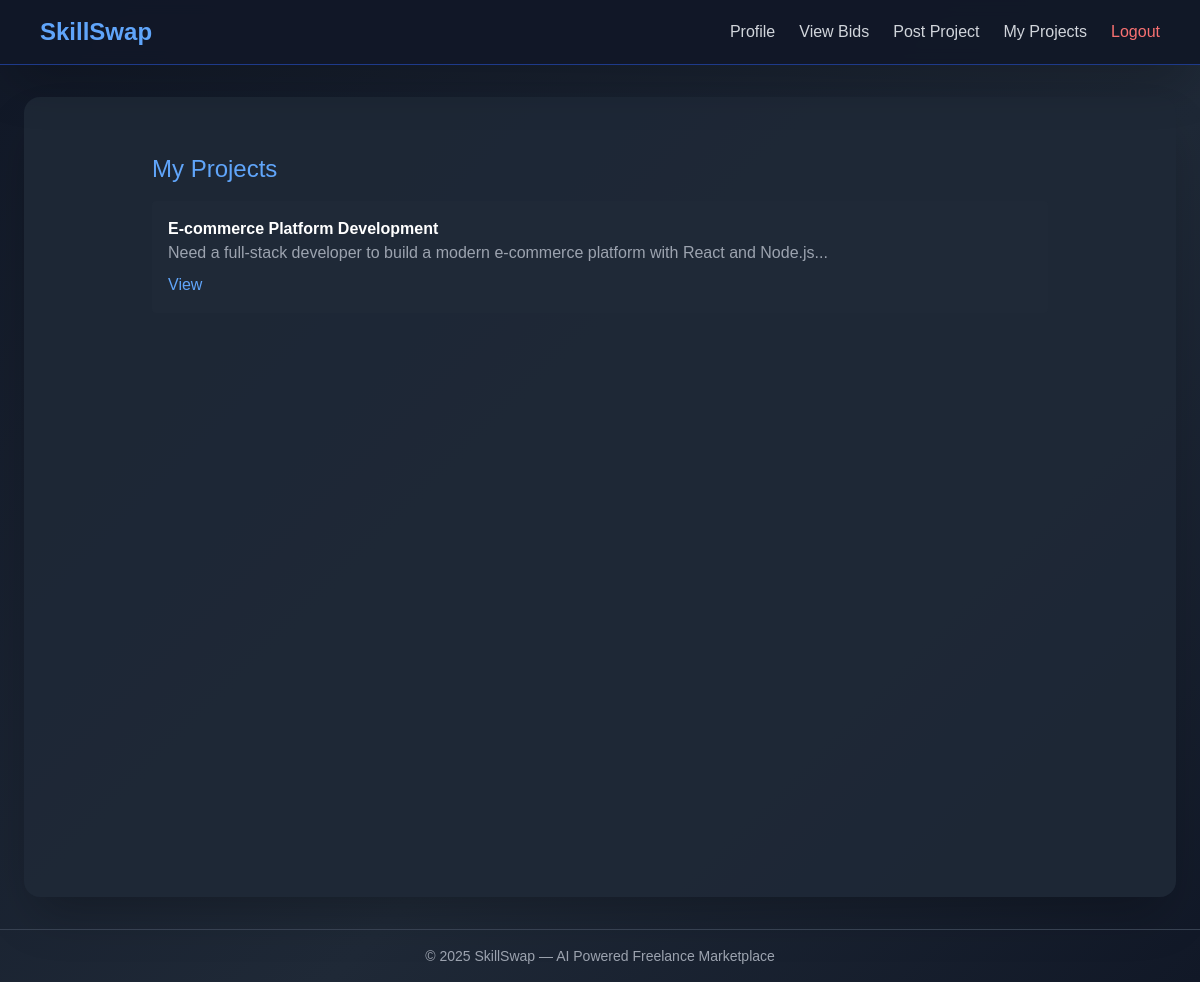
The app's page /user/client/my_projects.php (signed in) with its own data.
### tables this page shows
CREATE TABLE projects (
    project_id INT PRIMARY KEY AUTO_INCREMENT,
    client_id INT NOT NULL,
    title VARCHAR(200) NOT NULL,
    description TEXT NOT NULL,
    project_type ENUM('fixed', 'hourly') NOT NULL,
    budget_low DECIMAL(10,2) NOT NULL,
    budget_high DECIMAL(10,2) NOT NULL,
    deadline DATE NOT NULL,
    status ENUM('draft', 'posted', 'in_progress', 'completed', 'cancelled') DEFAULT 'draft',
    ai_matching_enabled BOOLEAN DEFAULT TRUE,
    escrow_required BOOLEAN DEFAULT TRUE,
    created_at TIMESTAMP DEFAULT CURRENT_TIMESTAMP,
    updated_at TIMESTAMP DEFAULT CURRENT_TIMESTAMP ON UPDATE CURRENT_TIMESTAMP,
    FOREIGN KEY (client_id) REFERENCES clients(client_id) ON DELETE CASCADE
);

### config/Database.php (called while the page is built, shortened)
<?php
class Database {
    private $servername = "localhost";
    private $username = "root";
    private $password = "1234";
    private $dbname = "skillswap";
    public function connect() {
        $conn = new mysqli($this->servername, $this->username, $this->password, $this->dbname);
        return $conn;
    }
}

### controllers/ClientController.php (called while the page is built, shortened)
<?php
require_once __DIR__ . '/../config/Database.php';
class ClientController {
    private $conn;
    public function __construct() {
        $db = new Database();
        $this->conn = $db->connect();
    }
    public function getClientByUserId($user_id) {
        $stmt = $this->conn->prepare("SELECT * FROM clients WHERE user_id = ? LIMIT 1");
        $stmt->bind_param("i", $user_id);
        $stmt->execute();
        $result = $stmt->get_result();
        $client = $result ? $result->fetch_assoc() : null;
        return $client;
    }
    public function ensureClientRecord($user_id) {
        $client = $this->getClientByUserId($user_id);
        if ($client) return $client;
        return $this->getClientByUserId($user_id);
    }
    public function getProjectsByClientId($client_id) {
        $stmt = $this->conn->prepare("SELECT * FROM projects WHERE client_id = ? ORDER BY created_at DESC");
        $stmt->bind_param("i", $client_id);
        $stmt->execute();
        $result = $stmt->get_result();
        return $result ? $result->fetch_all(MYSQLI_ASSOC) : [];
    }
}

### user/client/my_projects.php (the view, shortened to what this page needs)
<?php
require_once __DIR__ . '/../../controllers/ClientController.php';
$c = new ClientController();
$client = $c->ensureClientRecord($_SESSION['user_id']);
$projects = $c->getProjectsByClientId($client['client_id']);
include __DIR__ . '/../../includes/header.php';
?>
<div class="max-w-4xl mx-auto mt-8">
  <h2 class="text-2xl text-blue-400 mb-4">My Projects</h2>
  <?php if (empty($projects)): ?>
    <p class="text-gray-400">No projects yet. <a class="text-blue-400" href="create_project.php">Post one</a></p>
  <?php else: ?>
    <?php foreach($projects as $p): ?>
      <div class="bg-gray-800 p-4 rounded mb-3"><strong class="text-white"><?= htmlspecialchars($p['title']) ?></strong><div class="text-gray-400"><?= htmlspecialchars(substr($p['description'],0,100)) ?>...</div><div class="mt-2"><a class="text-blue-400" href="../../views/projects/details.php?id=<?= $p['project_id'] ?>">View</a></div></div>
    <?php endforeach; ?>
  <?php endif; ?>
</div>
<?php include __DIR__ . '/../../includes/footer.php'; ?>

### assets/css/style.css (style rules this page uses)
body { font-family: 'Poppins', sans-serif; }

### includes/header.php (style rules this page uses)
body { background: linear-gradient(135deg, #111827 0%, #1f2937 60%, #111827 100%); min-height: 100vh; }

### records on screen
projects: title "E-commerce Platform Development", description "Need a full-stack developer to build a modern e-commerce platform with React and Node.js"
